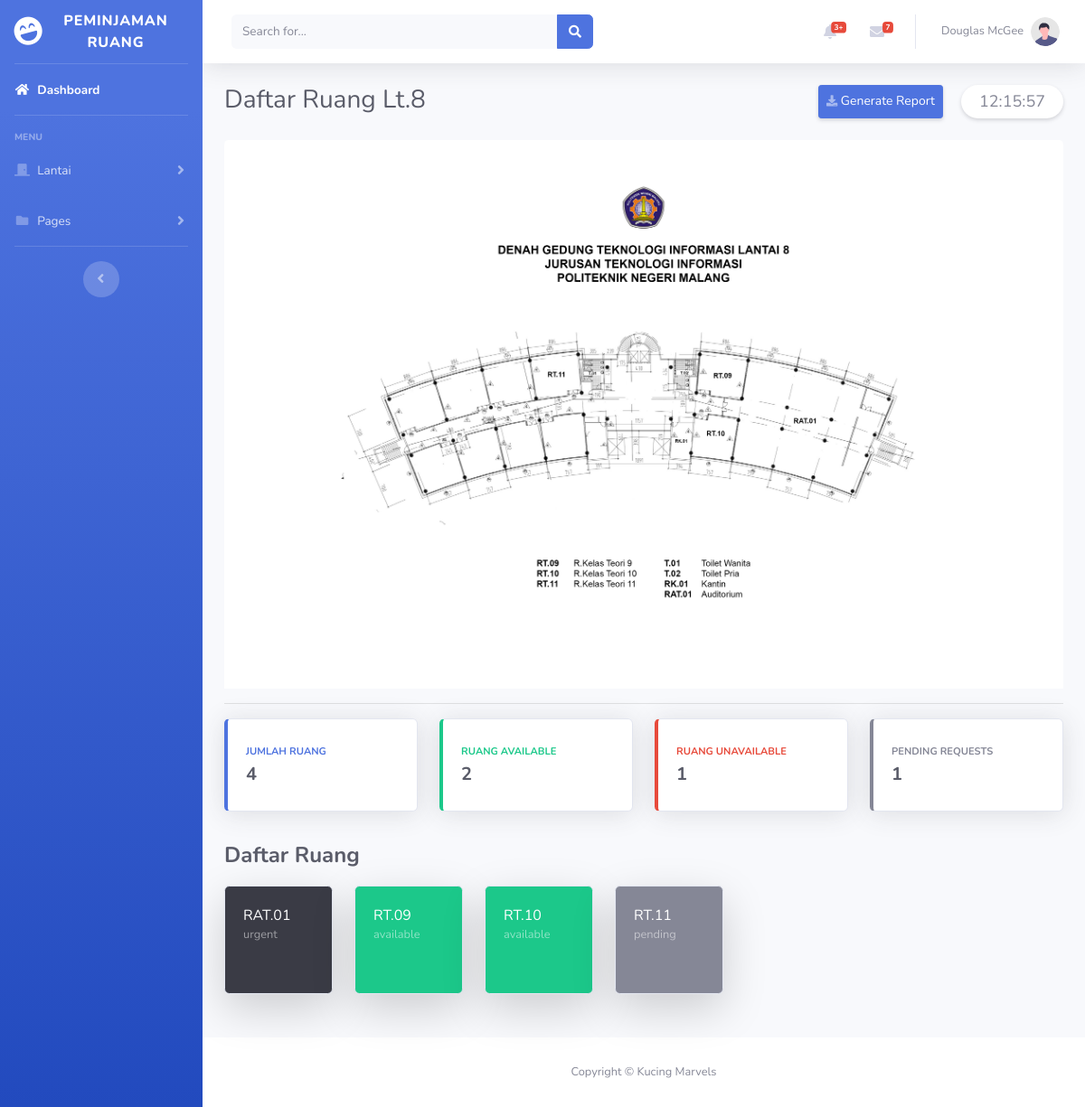
/bootstrap/Dashboard_2.php, run on the app's committed database.
### tables this page shows
CREATE TABLE `ruang` (
  `id_ruang` varchar(11) NOT NULL,
  `nama_ruang` varchar(50) NOT NULL,
  `keterangan` varchar(500) NOT NULL,
  `status` enum('available','unavailable','pending','urgent') NOT NULL,
  `lantai` int(11) NOT NULL
);

### bootstrap/Dashboard_2.php (the view, shortened to what this page needs)
<!DOCTYPE html>
<html lang="en">
<head>
    <link href="vendor/fontawesome-free/css/all.min.css" rel="stylesheet" type="text/css">
    <link href="css/sb-admin-2.min.css" rel="stylesheet">
</head>
<body id="page-top">
    <?php
    include('php/koneksi.php');
    ?>
    <div id="wrapper">
        <ul class="navbar-nav bg-gradient-primary sidebar sidebar-dark accordion " id="accordionSidebar">
            <a class="sidebar-brand d-flex align-items-center justify-content-center" href="Dashboard_2.php">
                <div class="sidebar-brand-icon rotate-n-15">
                    <i class="fas fa-laugh-beam"></i>
                </div>
                <div class="sidebar-brand-text mx-3">Peminjaman Ruang</div>
            </a>
            <hr class="sidebar-divider my-0">
            <li class="nav-item active">
                <a class="nav-link" href="Dashboard_2.php">
                    <i class="fas fa-fw fa-home"></i>
                    <span>Dashboard</span></a>
            </li>
            <hr class="sidebar-divider">
            <div class="sidebar-heading">
                Menu
            </div>
            <li class="nav-item">
                <a class="nav-link collapsed" href="#" data-toggle="collapse" data-target="#collapseTwo" aria-expanded="true" aria-controls="collapseTwo">
                    <i class="fas fa-fw fa-door-closed"></i>
                    <span>Lantai</span>
                </a>
            </li>
            <li class="nav-item">
                <a class="nav-link collapsed" href="#" data-toggle="collapse" data-target="#collapsePages" aria-expanded="true" aria-controls="collapsePages">
                    <i class="fas fa-fw fa-folder"></i>
                    <span>Pages</span>
                </a>
            </li>
            <hr class="sidebar-divider d-none d-md-block">
            <div class="text-center d-none d-md-inline">
                <button class="rounded-circle border-0" id="sidebarToggle"></button>
            </div>
        </ul>
        <div id="content-wrapper" class="d-flex flex-column">
            <div id="content">
                <nav class="navbar navbar-expand navbar-light bg-white topbar mb-4 static-top shadow">
                    <form class="d-none d-sm-inline-block form-inline mr-auto ml-md-3 my-2 my-md-0 mw-100 navbar-search" method="GET" action="">
                        <div class="input-group">
                            <input type="text" name="search" class="form-control bg-light border-0 small" placeholder="Search for..." aria-label="Search" aria-describedby="basic-addon2">
                            <div class="input-group-append">
                                <button class="btn btn-primary" type="submit">
                                    <i class="fas fa-search fa-sm"></i>
                                </button>
                            </div>
                        </div>
                    </form>
                    <ul class="navbar-nav ml-auto">
                        <li class="nav-item dropdown no-arrow mx-1">
                            <a class="nav-link dropdown-toggle" href="#" id="alertsDropdown" role="button" data-toggle="dropdown" aria-haspopup="true" aria-expanded="false">
                                <i class="fas fa-bell fa-fw"></i>
                                <span class="badge badge-danger badge-counter">3+</span>
                            </a>
                        </li>
                        <li class="nav-item dropdown no-arrow mx-1">
                            <a class="nav-link dropdown-toggle" href="#" id="messagesDropdown" role="button" data-toggle="dropdown" aria-haspopup="true" aria-expanded="false">
                                <i class="fas fa-envelope fa-fw"></i>
                                <span class="badge badge-danger badge-counter">7</span>
                            </a>
                        </li>
                        <li class="nav-item dropdown no-arrow">
                            <a class="nav-link dropdown-toggle" href="#" id="userDropdown" role="button" data-toggle="dropdown" aria-haspopup="true" aria-expanded="false">
                                <span class="mr-2 d-none d-lg-inline text-gray-600 small">Douglas McGee</span>
                                <img class="img-profile rounded-circle" src="img/undraw_profile.svg">
                            </a>
                        </li>
                    </ul>
                </nav>
                <div class="container-fluid">
                    <div>
                        <div class="row">
                            <div class="col-sm-6 mb-4">
                                <h1 class="h3 mb-0 text-gray-800">Daftar Ruang Lt.8</h1>
                            </div>
                            <div class="col-sm-6 mb-4 text-right d-flex justify-content-end">
                                <a href="#" class="d-none d-sm-inline-block btn btn-sm btn-primary shadow-sm"><i class="fas fa-download fa-sm text-white-50" style="padding-top: 7px;"></i>
                                    Generate Report</a>
                                <div class="clock-container shadow-sm" style="margin-left: 20px;padding: 5px 20px; border-radius: 20px; background-color: rgb(255, 255, 255); cursor:default">
                                    <div id="clock"></div>
                                </div>
                            </div>
                        </div>
                    </div>
                        <?php
                        include('php/search.php');
                        ?>
                    <div>
                        <img src="img/DENAH GEDUNG 8 NEW.png" class="card-img-top img-fluid" alt="">
                    </div>
                    <hr>
                    <div class="row">
                        <div class="col-xl-3 col-md-6 mb-4" style="cursor: default;">
                            <div class="card border-left-primary shadow h-100 py-2">
                                <div class="card-body">
                                    <div class="row no-gutters align-items-center">
                                        <div class="col mr-2">
                                            <div class="text-xs font-weight-bold text-primary text-uppercase mb-1">
                                                Jumlah Ruang</div>
                                            <div class="h5 mb-0 font-weight-bold text-gray-800">
                                                <?php
                                                $queryCountJumlahRuang = "SELECT COUNT(id_ruang) AS jmlRuang FROM ruang WHERE lantai=8";
                                                $resultJumlahRuang = mysqli_query($koneksi, $queryCountJumlahRuang);
                                                while ($count = mysqli_fetch_array($resultJumlahRuang)) {
                                                    $jumlahRuang = $count["jmlRuang"];
                                                    echo $jumlahRuang;
                                                }
                                                ?>
                                            </div>
                                        </div>
                                    </div>
                                </div>
                            </div>
                        </div>
                        <div class="col-xl-3 col-md-6 mb-4" style="cursor: default;">
                            <div class="card border-left-success shadow h-100 py-2">
                                <div class="card-body">
                                    <div class="row no-gutters align-items-center">
                                        <div class="col mr-2">
                                            <div class="text-xs font-weight-bold text-success text-uppercase mb-1">
                                                Ruang Available</div>
                                            <div class="h5 mb-0 font-weight-bold text-gray-800">
                                                <?php
                                                $queryCountRuangAvail = "SELECT COUNT(id_ruang) AS jmlRuangAvail FROM ruang WHERE lantai=8 AND status='available'";
                                                $resultJumlahRuangAvail = mysqli_query($koneksi, $queryCountRuangAvail);
                                                while ($countRA = mysqli_fetch_array($resultJumlahRuangAvail)) {
                                                    $jumlahRA = $countRA["jmlRuangAvail"];
                                                    echo $jumlahRA;
                                                }
                                                ?>
                                            </div>
                                        </div>
                                    </div>
                                </div>
                            </div>
                        </div>
                        <div class="col-xl-3 col-md-6 mb-4" style="cursor: default;">
                            <div class="card border-left-danger shadow h-100 py-2">
                                <div class="card-body">
                                    <div class="row no-gutters align-items-center">
                                        <div class="col mr-2">
                                            <div class="text-xs font-weight-bold text-danger text-uppercase mb-1">Ruang
                                                Unavailable</div>
                                            <div class="h5 mb-0 font-weight-bold text-gray-800">
                                                <?php
                                                $queryCountRuangUnavail = "SELECT COUNT(id_ruang) AS jmlRuangUnavail FROM ruang WHERE lantai=8 AND (status='unavailable'OR status='urgent')";
                                                $resultJumlahRuangUnavail = mysqli_query($koneksi, $queryCountRuangUnavail);
                                                while ($countRU = mysqli_fetch_array($resultJumlahRuangUnavail)) {
                                                    $jumlahRU = $countRU["jmlRuangUnavail"];
                                                    echo $jumlahRU;
                                                }
                                                ?>
                                            </div>
                                        </div>
                                    </div>
                                </div>
                            </div>
                        </div>
                        <div class="col-xl-3 col-md-6 mb-4" style="cursor: default;">
                            <div class="card border-left-secondary shadow h-100 py-2">
                                <div class="card-body">
                                    <div class="row no-gutters align-items-center">
                                        <div class="col mr-2">
                                            <div class="text-xs font-weight-bold text-secondary text-uppercase mb-1">
                                                Pending Requests</div>
                                            <div class="h5 mb-0 font-weight-bold text-gray-800">
                                                <?php
                                                $queryCountRuangPending = "SELECT COUNT(id_ruang) AS jmlRuangPend FROM ruang WHERE lantai=8 AND status='pending'";
                                                $resultJumlahRuangPending = mysqli_query($koneksi, $queryCountRuangPending);
                                                while ($countP = mysqli_fetch_array($resultJumlahRuangPending)) {
                                                    $jumlahP = $countP["jmlRuangPend"];
                                                    echo $jumlahP;
                                                }
                                                ?>
                                            </div>
                                        </div>
                                    </div>
                                </div>
                            </div>
                        </div>
                    </div>
                    <div class="h4 font-weight-bold text-gray-800" style="margin: 10px 0px 20px 0px;">
                        Daftar Ruang
                    </div>
                    <div class="row">
                        <?php
                        $query = "SELECT nama_ruang,status FROM ruang WHERE lantai = 8 order by nama_ruang asc";
                        $result = mysqli_query($koneksi, $query);
                        if (mysqli_num_rows($result) > 0) {
                            while ($row = mysqli_fetch_array($result)) {
                                $status = $row["status"];
                                switch ($status) {
                                    case 'available':
                                        $bg_color = 'bg-success';
                                        break;
                                    case 'pending':
                                        $bg_color = 'bg-secondary';
                                        break;
                                    case 'urgent':
                                        $bg_color = 'bg-gray-900';
                                        break;
                                }
                                echo '<div class="col-auto mb-4">' .
                                    '<div class="card ' . $bg_color . ' text-white shadow-lg" style="width: 120px; height: 120px; cursor: pointer;" onclick="cardClicked()">' .
                                    '<div class="card-body">' .
                                    $row["nama_ruang"] .
                                    '<div class="text-white-50 small">' . $row["status"] . '</div>' .
                                    '</div>' .
                                    '</div>' .
                                    '</div>';
                            }
                        }
                        ?>
                    </div>
                </div>
                <?php
                include('php/footer.php');
                ?>
            </div>
        </div>
</body>
</html>

### bootstrap/Dashboard_2.php (style rules this page uses)
.clock-container { font-size: 18px; margin-top: auto; }

### data on the page
ruang: nama_ruang "RAT.01", status "urgent"
ruang: nama_ruang "RT.09", status "available"
ruang: nama_ruang "RT.10", status "available"
ruang: nama_ruang "RT.11", status "pending"

### other printed values
$jumlahRuang "4"
$jumlahRA "2"
$jumlahRU "1"
$jumlahP "1"
